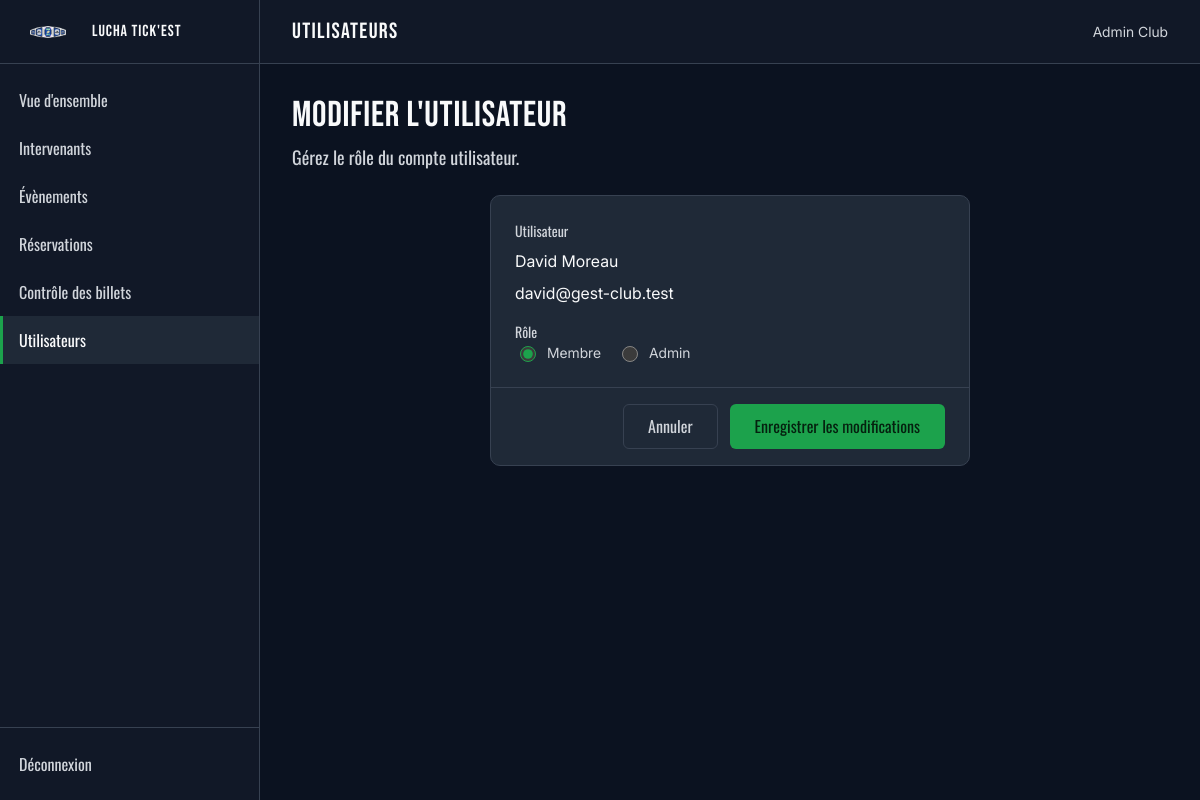
The page /admin/utilisateur-form-modification.php?id=5 (signed in) on the database its author committed.
### tables this page shows
CREATE TABLE utilisateur (
    id_utilisateur INT NOT NULL AUTO_INCREMENT,
    prenom VARCHAR(100) NOT NULL,
    nom VARCHAR(100) NOT NULL,
    email VARCHAR(255) NOT NULL,
    mdp_hash VARCHAR(255) NOT NULL,
    role_utilisateur VARCHAR(10) NOT NULL DEFAULT 'MEMBRE',
    date_creation_compte DATETIME NOT NULL DEFAULT CURRENT_TIMESTAMP,

    CONSTRAINT pk_utilisateur
        PRIMARY KEY (id_utilisateur),

    CONSTRAINT uq_utilisateur_email
        UNIQUE (email),

    CONSTRAINT chk_utilisateur_prenom_non_vide
        CHECK (CHAR_LENGTH(TRIM(prenom)) > 0),

    CONSTRAINT chk_utilisateur_nom_non_vide
        CHECK (CHAR_LENGTH(TRIM(nom)) > 0),

    CONSTRAINT chk_utilisateur_email_non_vide
        CHECK (CHAR_LENGTH(TRIM(email)) > 0),

    CONSTRAINT chk_utilisateur_mdp_hash_non_vide
        CHECK (CHAR_LENGTH(TRIM(mdp_hash)) > 0),

    CONSTRAINT chk_utilisateur_role
        CHECK (role_utilisateur IN ('MEMBRE', 'ADMIN'))
);

### public/admin/utilisateur-form-modification.php (called while the page is built, shortened)
<?php
require dirname(__DIR__, 2) . '/config/bootstrap.php';
$idUtilisateur = (int) ($_GET['id'] ?? 0);
$utilisateurRepository = new UtilisateurRepository($pdo);
$utilisateur = $utilisateurRepository->findById($idUtilisateur);
$role = $utilisateur['role_utilisateur'];
$topbarTitle = 'Utilisateurs';
require dirname(__DIR__, 2) . '/app/Views/layouts/admin.php';

### config/bootstrap.php (called while the page is built, shortened)
<?php
$config = require __DIR__ . '/app.php';
$database = new Database($config['database']);
$pdo = $database->getConnection();
$pdo->exec('SET time_zone = ' . $pdo->quote(date('P')));
$sessionUtilisateur = $_SESSION['utilisateur'] ?? null;
$utilisateurConnecte = is_array($sessionUtilisateur) ? $sessionUtilisateur : null;
if (
    $utilisateurConnecte !== null && isset($utilisateurConnecte['id'])
) {
    $utilisateurRepository = new UtilisateurRepository($pdo);
    $utilisateurActuel = $utilisateurRepository->findById((int) $utilisateurConnecte['id']);
    if ($utilisateurActuel === null) {
        unset($_SESSION['utilisateur']);
        $utilisateurConnecte = null;
    } else {
        $utilisateurConnecte = $_SESSION['utilisateur'];
    }
}

### app/Repositories/UtilisateurRepository.php (called while the page is built, shortened)
<?php
class UtilisateurRepository
{
    private PDO $pdo;
    public function __construct(PDO $pdo)
    {
        $this->pdo = $pdo;
    }
    public function findById(int $idUtilisateur): ?array
    {
        $statement = $this->pdo->prepare(
            'SELECT
            id_utilisateur,
            prenom,
            nom,
            email,
            mdp_hash,
            role_utilisateur,
            date_creation_compte
        FROM utilisateur
        WHERE id_utilisateur = :id_utilisateur'
        );
        $statement->execute([
            'id_utilisateur' => $idUtilisateur,
        ]);
        $utilisateur = $statement->fetch();
        return $utilisateur ?: null;
    }
}

### app/Views/pages/admin/utilisateur-form-modification.php (the view, shortened to what this page needs)
<main class="admin-content">
    <div class="admin-header">
        <div class="admin-header__text">
            <h1>Modifier l'utilisateur</h1>
            <p class="admin-header__description">Gérez le rôle du compte utilisateur.</p>
        </div>
    </div>
    <div class="admin-centered">
        <form class="panel" method="post" novalidate>
            <div class="panel__body">
                <div class="form">
                    <div class="field">
                        <span class="field__label">Utilisateur</span>
                        <p>
                            <?= htmlspecialchars($utilisateur['prenom'] . ' ' . $utilisateur['nom'], ENT_QUOTES, 'UTF-8') ?>
                        </p>
                        <p>
                            <?= htmlspecialchars($utilisateur['email'], ENT_QUOTES, 'UTF-8') ?>
                        </p>
                    </div>
                    <fieldset class="field">
                        <legend class="field__label">Rôle</legend>
                        <div class="radio-row">
                            <label class="radio">
                                <input type="radio" name="role" value="MEMBRE" <?= $role === 'MEMBRE' ? 'checked' : '' ?>>
                                Membre
                            </label>
                            <label class="radio">
                                <input type="radio" name="role" value="ADMIN" <?= $role === 'ADMIN' ? 'checked' : '' ?>>
                                Admin
                            </label>
                        </div>
                    </fieldset>
                </div>
            </div>
            <div class="panel__foot">
                <a class="btn btn--ghost" href="/admin/utilisateurs.php">Annuler</a>
                <button class="btn btn--primary" type="submit">Enregistrer les modifications</button>
            </div>
        </form>
    </div>
</main>

### app/Views/partials/admin/topbar.php
<header class="admin-topbar">
    <p class="admin-topbar__title"><?= htmlspecialchars($topbarTitle ?? $pageTitle, ENT_QUOTES, 'UTF-8') ?></p>
    <p class="admin-topbar__user">
        <?= htmlspecialchars(
            $utilisateurConnecte['prenom'] . ' ' . $utilisateurConnecte['nom']
        ) ?>
    </p>
</header>

### public/assets/css/base.css (style rules this page uses)
:root { color-scheme: dark; --c-bg: #0b1220; --c-bg-alt: #111827; --c-surface: #1f2937; --c-text: #f9fafb; --c-text-muted: #d1d5db; --c-border: #374151; --c-accent: #1ca24c; --c-accent-light: #4ade80; --c-accent-2: #1042af; --c-warning: #fbe484; --c-danger: #f9867d; --c-accent-dark: #17853f; --c-accent-2-dark: #0d368f; --c-accent-soft: rgba(28, 162, 76, 0.14); --c-danger-soft: rgba(249, 134, 125, 0.14); --c-warning-soft: rgba(251, 228, 132, 0.14); --c-surface-soft: rgba(249, 250, 251, 0.04); --f-title: "Bebas Neue", "Oswald", Impact, sans-serif; --f-alt: "Oswald", "Bebas Neue", sans-serif; --f-body: "Inter", Arial, sans-serif; }
*, *::before, *::after { box-sizing: border-box; }
body { margin: 0; min-height: 100vh; display: flex; flex-direction: column; background-color: var(--c-bg); color: var(--c-text); font-family: var(--f-body); font-size: 1rem; line-height: 1.5; }
a { color: inherit; text-decoration: none; }
button, input, select, textarea { font: inherit; color: inherit; }
button { cursor: pointer; }
fieldset { margin: 0; padding: 0; border: 0; }
legend { padding: 0; }
h1, h2, h3, h4, p { margin: 0; }
h1, h2, h3, h4 { font-weight: 400; line-height: 1.1; }

### public/assets/css/components.css (style rules this page uses)
.btn { display: inline-flex; align-items: center; justify-content: center; gap: 0.5rem; padding: 0.75rem 1.5rem; border: 1px solid transparent; border-radius: 6px; background-color: var(--c-surface); color: var(--c-text); font-family: var(--f-alt); font-size: 1rem; line-height: 1.2; text-align: center; }
.btn--primary { background-color: var(--c-accent); color: #05210f; }
.btn--ghost { background-color: transparent; border-color: var(--c-border); color: var(--c-text-muted); }
.form { display: flex; flex-direction: column; gap: 1rem; }
.field { display: flex; flex-direction: column; gap: 0.5rem; }
.field__label { font-family: var(--f-alt); font-size: 0.875rem; color: var(--c-text-muted); }

### public/assets/css/admin.css (style rules this page uses)
.admin-topbar { position: sticky; top: 0; z-index: 20; display: flex; align-items: center; justify-content: space-between; gap: 1rem; height: 64px; padding: 0 2rem; background-color: var(--c-bg-alt); border-bottom: 1px solid var(--c-border); }
.admin-topbar__title { font-family: var(--f-title); font-size: 1.375rem; letter-spacing: 0.06em; text-transform: uppercase; }
.admin-topbar__user { font-size: 0.875rem; color: var(--c-text-muted); }
.admin-content { flex: 1; padding: 2rem; }
.admin-content > * + * { margin-top: 1.5rem; }
.admin-header { display: flex; flex-wrap: wrap; align-items: flex-start; justify-content: space-between; gap: 1rem; }
.admin-header__text { min-width: 0; }
.admin-header h1 { font-family: var(--f-title); font-size: 2.25rem; letter-spacing: 0.02em; text-transform: uppercase; }
.admin-header__description { margin-top: 0.5rem; font-family: var(--f-alt); font-size: 1.125rem; color: var(--c-text-muted); }
.panel { overflow: hidden; background-color: var(--c-surface); border: 1px solid var(--c-border); border-radius: 10px; }
.panel__body { padding: 1.5rem; }
.panel__foot { display: flex; flex-wrap: wrap; justify-content: flex-end; gap: 0.75rem; padding: 1rem 1.5rem; border-top: 1px solid var(--c-border); }

### public/assets/css/admin-components.css (style rules this page uses)
.radio-row { display: flex; flex-wrap: wrap; gap: 1rem; }
.radio { display: inline-flex; align-items: center; gap: 0.5rem; color: var(--c-text-muted); font-size: 0.875rem; cursor: pointer; }
.radio input { width: 16px; height: 16px; accent-color: var(--c-accent); }
.admin-centered { display: flex; justify-content: center; }
.admin-centered > form { width: 100%; max-width: 480px; }
.admin-centered .panel { width: 100%; }

### rows shown on the page
utilisateur: prenom+nom "Admin Club"
utilisateur: prenom+nom "David Moreau", email "david@gest-club.test", role_utilisateur "☑ Membre", role_utilisateur "☐ Admin"

### other values the page prints
$topbarTitle "UTILISATEURS"
